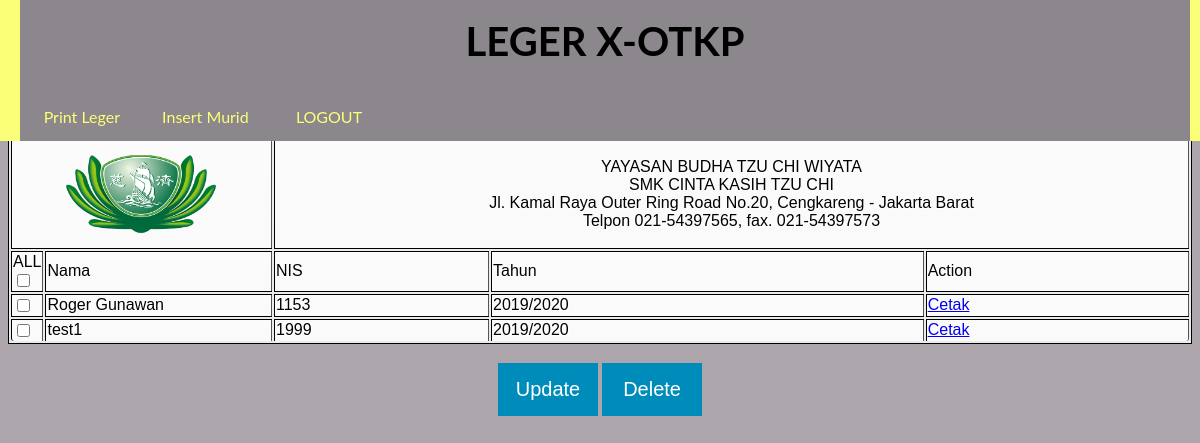
The app's page /legerxotkp.php with its own data.
### tables this page shows
CREATE TABLE `xotkp` (
  `id` int(11) NOT NULL,
  `nama` varchar(30) NOT NULL,
  `tahun` varchar(30) NOT NULL,
  `nis` int(10) NOT NULL,
  `agamap` varchar(30) NOT NULL,
  `agamapp` varchar(30) NOT NULL,
  `agamak` varchar(30) NOT NULL,
  `agamakk` varchar(30) NOT NULL,
  `pknp` varchar(30) NOT NULL,
  `pknpp` varchar(30) NOT NULL,
  `pknk` varchar(30) NOT NULL,
  `pknkk` varchar(30) NOT NULL,
  `bindop` varchar(30) NOT NULL,
  `bindopp` varchar(30) NOT NULL,
  `bindok` varchar(30) NOT NULL,
  `bindokk` varchar(30) NOT NULL,
  `mtkp` varchar(30) NOT NULL,
  `mtkpp` varchar(30) NOT NULL,
  `mtkk` varchar(30) NOT NULL,
  `mtkkk` varchar(30) NOT NULL,
  `sjrp` varchar(30) NOT NULL,
  `sjrpp` varchar(30) NOT NULL,
  `sjrk` varchar(30) NOT NULL,
  `sjrkk` varchar(30) NOT NULL,
  `bingp` varchar(30) NOT NULL,
  `bingpp` varchar(30) NOT NULL,
  `bingk` varchar(30) NOT NULL,
  `bingkk` varchar(30) NOT NULL,
  `sbdp` varchar(30) NOT NULL,
  `sbdpp` varchar(30) NOT NULL,
  `sbdk` varchar(30) NOT NULL,
  `sbdkk` varchar(30) NOT NULL,
  `orp` varchar(30) NOT NULL,
  `orpp` varchar(30) NOT NULL,
  `ork` varchar(30) NOT NULL,
  `orkk` varchar(30) NOT NULL,
  `mandap` varchar(30) NOT NULL,
  `mandapp` varchar(30) NOT NULL,
  `mandak` varchar(30) NOT NULL,
  `mandakk` varchar(30) NOT NULL,
  `bhump` varchar(30) NOT NULL,
  `bhumpp` varchar(30) NOT NULL,
  `bhumk` varchar(30) NOT NULL,
  `bhumkk` varchar(30) NOT NULL,
  `simdigp` varchar(30) NOT NULL,
  `simdigpp` varchar(30) NOT NULL,
  `simdigk` varchar(30) NOT NULL,
  `simdigkk` varchar(30) NOT NULL,
  `fisikap` varchar(30) NOT NULL,
  `fisikapp` varchar(30) NOT NULL,
  `fisikak` varchar(30) NOT NULL,
  `fisikakk` varchar(30) NOT NULL,
  `kimiap` varchar(30) NOT NULL,
  `kimiapp` varchar(30) NOT NULL,
  `kimiak` varchar(30) NOT NULL,
  `kimiakk` varchar(30) NOT NULL,
  `sistekomp` varchar(30) NOT NULL,
  `sistekompp` varchar(30) NOT NULL,
  `sistekomk` varchar(30) NOT NULL,
  `sistekomkk` varchar(30) NOT NULL,
  `komjardasp` varchar(30) NOT NULL,
  `komjardaspp` varchar(30) NOT NULL,
  `komjardask` varchar(30) NOT NULL,
  `komjardaskk` varchar(30) NOT NULL,
  `pemrogramanp` varchar(30) NOT NULL,
  `pemrogramanpp` varchar(30) NOT NULL,
  `pemrogramank` varchar(30) NOT NULL,
  `pemrogramankk` varchar(30) NOT NULL,
  `desgrafp` varchar(30) NOT NULL,
  `desgrafpp` varchar(30) NOT NULL,
  `desgrafk` varchar(30) NOT NULL,
  `desgrafkk` varchar(30) NOT NULL,
  `semester` varchar(50) NOT NULL,
  `eskula` varchar(50) NOT NULL,
  `nilaieskula` varchar(10) NOT NULL,
  `deskripsia` text NOT NULL,
  `eskulb` varchar(500) NOT NULL,
  `nilaieskulb` varchar(10) NOT NULL,
  `deskripsib` varchar(500) NOT NULL,
  `eskulc` varchar(500) NOT NULL,
  `nilaieskulc` varchar(10) NOT NULL,
  `deskripsic` varchar(500) NOT NULL,
  `thn` varchar(30) NOT NULL,
  `sakit` varchar(10) NOT NULL,
  `izin` varchar(10) NOT NULL,
  `alfa` varchar(10) NOT NULL,
  `ajaib` varchar(100) NOT NULL
);

### legerxotkp.php (the view, shortened to what this page needs)
<?php
require_once "db.php";
$result = mysqli_query($conn, "SELECT * FROM xotkp");
?>
<html>
<head>
<link rel="stylesheet" type="text/css" href="css/input.css">
</head>
<div class="main">
    <h1>LEGER X-OTKP</h1>
    <div class="btn-group">
    <a class="button" href=cetaklegerxotkp.php>Print Leger</a>
    <a class="button" href=importexcel/importxotkp.php>Insert Murid</a>
  <a class="button" href=logout.php>LOGOUT</a>
</div>
</div>
<br><br><br><br><br><br><br>
<body>
<form name="frmUser" method="post" action="">
<center>
<table border=3 width=100% style="margin-top:-5px">
<tr>
<td colspan=2 align=center><img src=tc.png width=150px></td>
<td align=center colspan=3>YAYASAN BUDHA TZU CHI WIYATA<br>SMK CINTA KASIH TZU CHI<br>Jl. Kamal Raya Outer Ring Road No.20, Cengkareng - Jakarta Barat<br>Telpon 021-54397565, fax. 021-54397573</td>
</tr>
<tr>
<td width=1PX>ALL<input type="checkbox" name="allbox" value="check" onclick="checkAll(0);" /></td>
<td>Nama</td>
<td>NIS</td>
<td>Tahun</td>
<td>Action</td>
</tr>
<?php
$i=0;
while($row = mysqli_fetch_array($result)) {
if($i%2==0)
$classname="evenRow";
else
$classname="oddRow";
?>
<tr class="<?php if(isset($classname)) echo $classname;?>">
<td><input type="checkbox" name="xotkp[]" value="<?php echo $row["id"]; ?>" ></td>
<td><?php echo $row["nama"]; ?></td>
<td><?php echo $row["nis"]; ?></td>
<td><?php echo $row["tahun"]; ?></td>
<td><?php echo" <a href='cetakxotkp.php?nis=".$row['nis']."'> Cetak </a>"?></td>
</tr>
<?php
$i++;
}
?>
</table>
</form>
<br>
<input type="button" class=button name="update" value="Update" onClick="setUpdateAction();" /> <input type="button" class=button name="delete" value="Delete"  onClick="setDeleteAction();" />
</body></html>

### css/input.css (style rules this page uses)
table { font-family: Arial, Helvetica, sans-serif; color: rgb(0, 0, 0); text-shadow: 1px 1px 0px #fff; background: #eaebec; border: black 1px solid; }
table td { border-top: 1px solid black; border-bottom: 1px solid black; border-left: 1px solid black; background: #fafafa; background: -webkit-gradient(linear, left top, left bottom, from(#fbfbfb), to(#fafafa)); background: -moz-linear-gradient(top, #fbfbfb, #fafafa); }
table tr:last-child td { border-bottom: 0; }
table tr:last-child td:first-child { -moz-border-radius-bottomleft: 3px; -webkit-border-bottom-left-radius: 3px; border-bottom-left-radius: 3px; }
table tr:last-child td:last-child { -moz-border-radius-bottomright: 3px; -webkit-border-bottom-right-radius: 3px; border-bottom-right-radius: 3px; }

### legerxotkp.php (style rules this page uses)
body { font-family: "Lato", sans-serif; background: #aca5ac; }
.main { font-size: 20px; margin-left:-8px; width:97.5%; text-align: center; background: #8c878c; margin-top:-1.5%; border-right: 20px solid #fbff78; border-left: 20px solid #fbff78; position:fixed; }
.button { display: inline-block; border-radius: 0px; background-color:#008CBA;; border: none; color: #FFFFFF; text-align: center; font-size: 20px; padding: 15px; width: 100px; transition: all 0.5s; cursor: pointer; text-decoration: none; }
.btn-group .button { background-color: #8c878c; border: none; color: #fbff78; width:8%; text-align: center; text-decoration: none; display: inline-block; font-size: 16px; cursor: pointer; float: left; }

### records on screen
xotkp: nama "Roger Gunawan", nis "1153", tahun "2019/2020"
xotkp: nama "test1", nis "1999", tahun "2019/2020"
